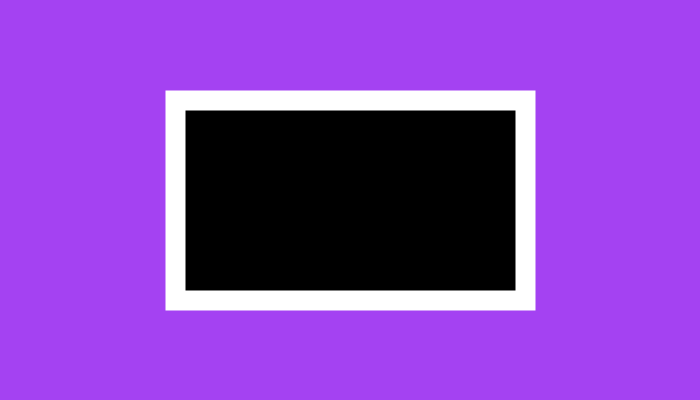
Frame 1 (no input)
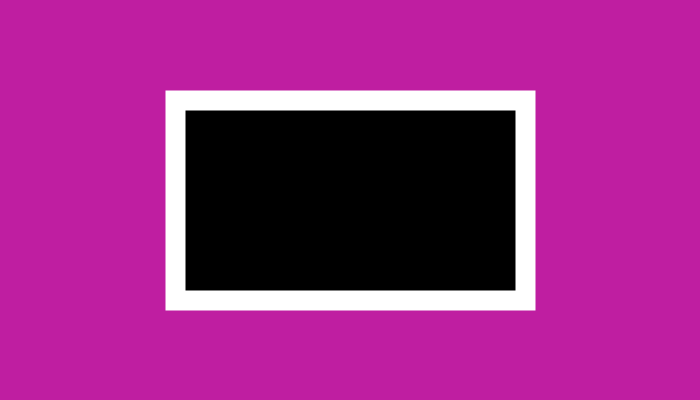
Frame 60 (the mouse pressed at the canvas centre just before this capture)
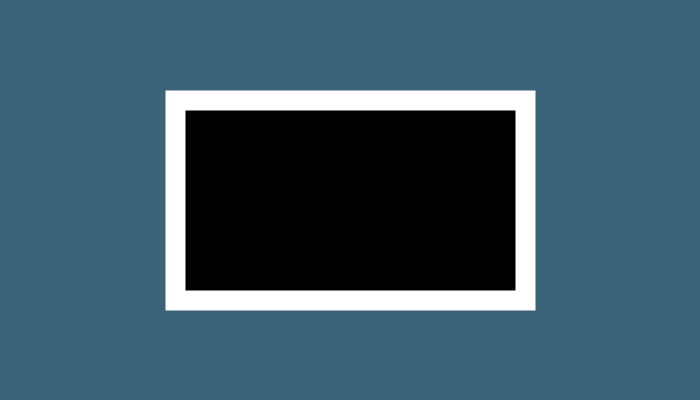
Frame 120 (the mouse held since frame 60 and released just before this capture)

The Processing sketch that drew these frames (run headless with seeded random() and noise(); from frame 60 on, the mouse is pressed at the canvas centre):

// Processing sketch: Hello_World
// ── Hello_World.pde
//Global Variables
int appWidth, appHeight;
float centerX, centerY, xStart, yStart, widthRect, heightRect;
color blackNightMode=#000000, yellow=#F8FC64, purple=#FA00F6, white=#FFFFFF; //Hexidecimal
float thin, normal, thick;
//
void setup() {
  //Declaring Display Geometry: landscape, square, portrait
  size(700, 400); //Able to deploy with fullScreen();
  //fullScreen();
  appWidth = width;
  appHeight = height;
  //Concatenation: , or + (i.e space)
  println("\t\t\tWidth="+width, "\tHeight="+height);
  println("Display Monitor:", "\twidth:"+displayWidth, "\theight:"+displayHeight);
  //
  String ls="Landscape or Square", p="portrait", DO="Display Orientation", instruct="Bru, turn your phun";
  //
  if ( appWidth < appHeight ) { //Declaring Landscape & square
    println(instruct);
  } else {
    println("Working");
    if ( appWidth > displayWidth ) { //Fitting CANVAS into Monitor Display
      appWidth=0;
      appHeight=0;
      println("Broken");
    } else {
      //Empty ELSE
    }
  }
  //Population
  centerX = appWidth * 1/2;
  centerY = height * 1/2;
  xStart = centerX - ( appWidth * 1/4 );
  yStart  = centerY - ( height * 1/4 );
  widthRect = appWidth * 1/2;
  heightRect = height * 1/2;
  thin = appWidth / appWidth; //1
  normal = appWidth * 1/70;
  thick = appWidth * 1/35;
} //End setup
//
void draw() {
  // New Background Function "covers" old gray scale background()
  // Night Mode means background cannot have blue // change randome for night mode, hard code "0"
  background(100); //( color( random(0 , 255) & Blue Issue for night mode
  //
  //Casting Reminder
  background( color( random(0 , 255), random(0 , 255), random(0 , 255) ) ); // Colour without blue
  //
  //background( blackNightMode );
  strokeWeight( thick );
  stroke( white ); 
  fill( blackNightMode ); 
  rect(xStart, yStart, widthRect, heightRect);
  fill( white ); //default reset
  stroke( blackNightMode ); //default reset
  strokeWeight(1); //default reset
} //End draw
//
void keyPressed() {
} //End keyPressed
//
void mousePressed() {
} //End mousePressed
//
// End Main Program
